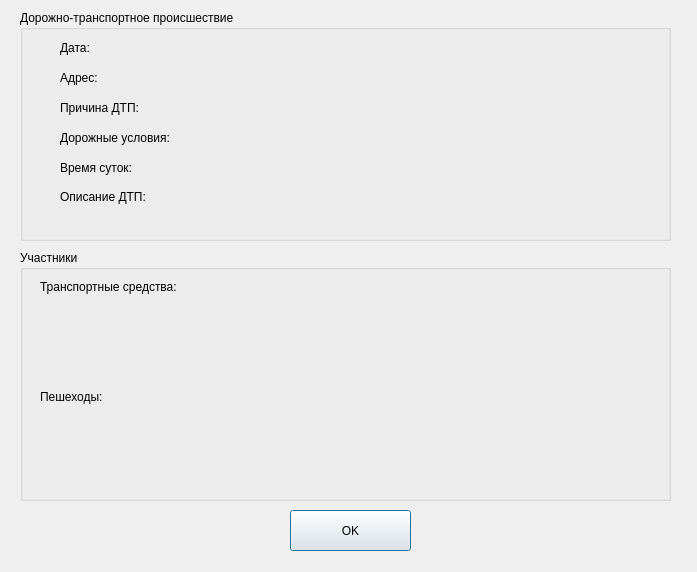
<?xml version="1.0" encoding="UTF-8"?>
<ui version="4.0">
 <class>InfoDlg</class>
 <widget class="QDialog" name="InfoDlg">
  <property name="geometry">
   <rect>
    <x>0</x>
    <y>0</y>
    <width>697</width>
    <height>572</height>
   </rect>
  </property>
  <property name="windowTitle">
   <string>Полная информация о ДТП</string>
  </property>
  <widget class="QGroupBox" name="groupBox_2">
   <property name="geometry">
    <rect>
     <x>20</x>
     <y>250</y>
     <width>651</width>
     <height>251</height>
    </rect>
   </property>
   <property name="styleSheet">
    <string notr="true">font: 9pt &quot;Verdana&quot;;</string>
   </property>
   <property name="title">
    <string>Участники</string>
   </property>
   <widget class="QLabel" name="label_veh">
    <property name="geometry">
     <rect>
      <x>20</x>
      <y>30</y>
      <width>561</width>
      <height>91</height>
     </rect>
    </property>
    <property name="text">
     <string>Транспортные средства:</string>
    </property>
    <property name="alignment">
     <set>Qt::AlignLeading|Qt::AlignLeft|Qt::AlignTop</set>
    </property>
   </widget>
   <widget class="QLabel" name="label_ped">
    <property name="geometry">
     <rect>
      <x>20</x>
      <y>140</y>
      <width>641</width>
      <height>91</height>
     </rect>
    </property>
    <property name="text">
     <string>Пешеходы:</string>
    </property>
    <property name="alignment">
     <set>Qt::AlignLeading|Qt::AlignLeft|Qt::AlignTop</set>
    </property>
   </widget>
  </widget>
  <widget class="QGroupBox" name="groupBox">
   <property name="geometry">
    <rect>
     <x>20</x>
     <y>10</y>
     <width>651</width>
     <height>231</height>
    </rect>
   </property>
   <property name="styleSheet">
    <string notr="true">font: 9pt &quot;Verdana&quot;;</string>
   </property>
   <property name="title">
    <string>Дорожно-транспортное происшествие</string>
   </property>
   <widget class="QLabel" name="label_desc">
    <property name="geometry">
     <rect>
      <x>40</x>
      <y>180</y>
      <width>561</width>
      <height>41</height>
     </rect>
    </property>
    <property name="text">
     <string>Описание ДТП:</string>
    </property>
    <property name="alignment">
     <set>Qt::AlignLeading|Qt::AlignLeft|Qt::AlignTop</set>
    </property>
   </widget>
   <widget class="QLabel" name="label_cond">
    <property name="geometry">
     <rect>
      <x>40</x>
      <y>120</y>
      <width>561</width>
      <height>16</height>
     </rect>
    </property>
    <property name="text">
     <string>Дорожные условия:</string>
    </property>
   </widget>
   <widget class="QLabel" name="label_cause">
    <property name="geometry">
     <rect>
      <x>40</x>
      <y>90</y>
      <width>551</width>
      <height>16</height>
     </rect>
    </property>
    <property name="text">
     <string>Причина ДТП:</string>
    </property>
   </widget>
   <widget class="QLabel" name="label_time">
    <property name="geometry">
     <rect>
      <x>40</x>
      <y>150</y>
      <width>491</width>
      <height>16</height>
     </rect>
    </property>
    <property name="text">
     <string>Время суток:</string>
    </property>
   </widget>
   <widget class="QLabel" name="label_date">
    <property name="geometry">
     <rect>
      <x>40</x>
      <y>30</y>
      <width>481</width>
      <height>16</height>
     </rect>
    </property>
    <property name="text">
     <string>Дата:</string>
    </property>
   </widget>
   <widget class="QLabel" name="label_address">
    <property name="geometry">
     <rect>
      <x>40</x>
      <y>60</y>
      <width>491</width>
      <height>16</height>
     </rect>
    </property>
    <property name="text">
     <string>Адрес:</string>
    </property>
   </widget>
  </widget>
  <widget class="QPushButton" name="btn_ok">
   <property name="geometry">
    <rect>
     <x>290</x>
     <y>510</y>
     <width>121</width>
     <height>41</height>
    </rect>
   </property>
   <property name="text">
    <string>OK</string>
   </property>
  </widget>
 </widget>
 <resources/>
 <connections/>
</ui>
